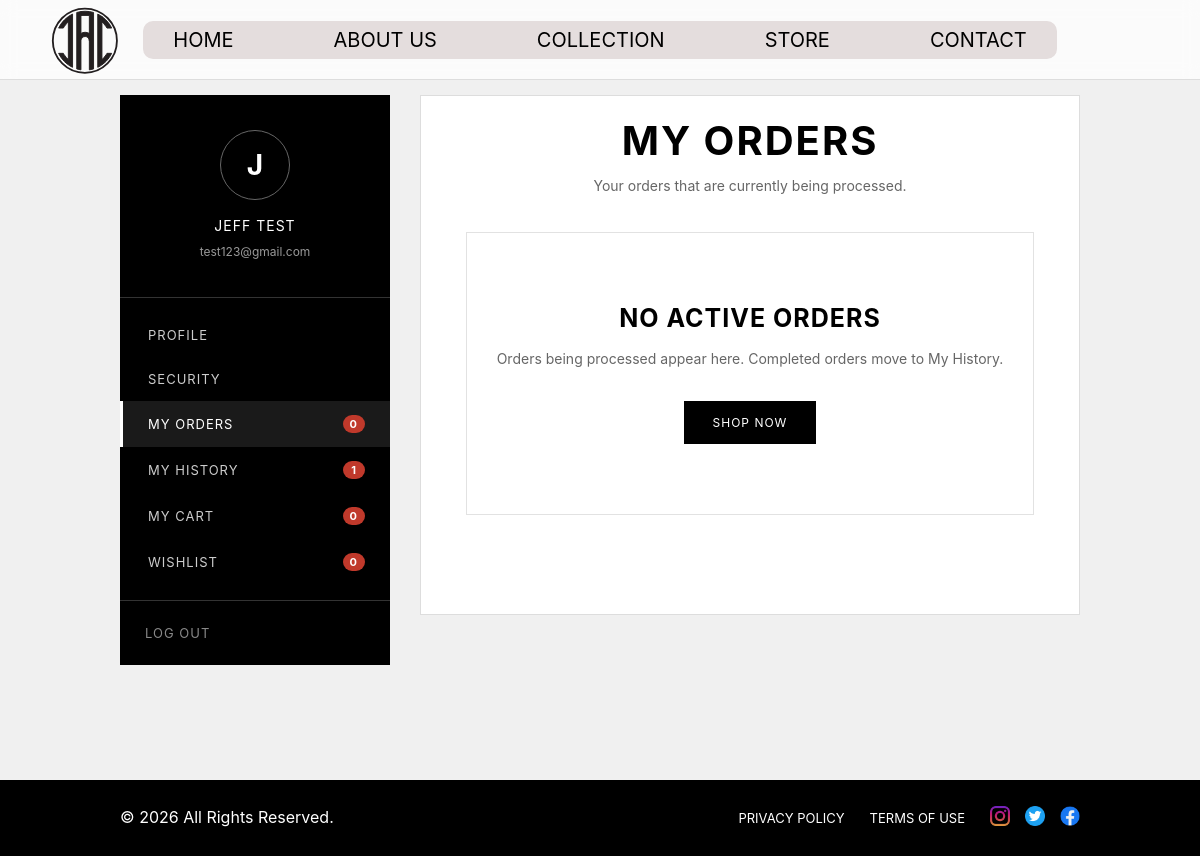
The page /user details/my order.php (signed in) on the database its author committed.
### tables this page shows
CREATE TABLE `users` (
  `id` int(11) NOT NULL AUTO_INCREMENT,
  `first_name` varchar(100) NOT NULL,
  `last_name` varchar(100) NOT NULL,
  `email` varchar(255) NOT NULL,
  `password` varchar(255) NOT NULL,
  `phone` varchar(30) DEFAULT NULL,
  `address` varchar(255) DEFAULT NULL,
  `city` varchar(100) DEFAULT NULL,
  `province` varchar(100) DEFAULT NULL,
  `postal_code` varchar(20) DEFAULT NULL,
  `role` varchar(20) NOT NULL DEFAULT 'customer',
  `created_at` timestamp NOT NULL DEFAULT current_timestamp(),
  `last_login` datetime DEFAULT NULL,
  PRIMARY KEY (`id`),
  UNIQUE KEY `email` (`email`)
);

### user details/my order.php (the view, shortened to what this page needs)
<?php
require_once "../php/db.php";
 $is_logged_in = isset($_SESSION["user_id"]);
 $user_id = $is_logged_in
    ? (int) $_SESSION["user_id"]
    : 0;
 $user = null;
 $counts = ["orders" => 0, "history" => 0, "cart" => 0, "wishlist" => 0];
if ($is_logged_in) {
    $stmt = $conn->prepare("SELECT first_name, last_name, email FROM users WHERE id = ? LIMIT 1");
    $stmt->bind_param("i", $user_id);
    $stmt->execute();
    $user = $stmt->get_result()->fetch_assoc();
    function count_rows($conn, $sql, $uid) {
        $s = $conn->prepare($sql);
        $s->bind_param("i", $uid);
        $s->execute();
        $r = $s->get_result()->fetch_assoc();
        return (int) $r["c"];
    }
    $counts["orders"]   = count_rows($conn, "SELECT COUNT(*) AS c FROM orders WHERE user_id = ? AND status NOT IN ('Cancelled', 'Delivered', 'Completed')", $user_id);
    $counts["history"]  = count_rows($conn, "SELECT COUNT(*) AS c FROM orders WHERE user_id = ? AND status IN ('Cancelled', 'Delivered', 'Completed')", $user_id);
    $counts["cart"]     = count_rows($conn, "SELECT COUNT(*) AS c FROM cart_items INNER JOIN cart ON cart_items.cart_id = cart.id WHERE cart.user_id = ?", $user_id);
    $counts["wishlist"] = count_rows($conn, "SELECT COUNT(*) AS c FROM wishlist WHERE user_id = ?", $user_id);
}
 $view = (isset($_GET["view"]) && $_GET["view"] === "history") ? "history" : "orders";
 $orders = [];
if ($is_logged_in) {
    $stmt = $conn->prepare("
        SELECT
            id,
            total_amount,
            payment_method,
            payment_reference,
            status,
            shipping_name,
            created_at
        FROM orders
        WHERE user_id = ?
        ORDER BY created_at DESC
    ");
    if ($stmt) {
        $stmt->bind_param("i", $user_id);
        if ($stmt->execute()) {
            $orders = $stmt->get_result()->fetch_all(MYSQLI_ASSOC);
        }
    }
}
function is_past_status($status) {
    $s = strtolower($status ?? "");
    return in_array($s, ["delivered", "completed", "cancelled"]);
}
 $active_orders = [];
 $past_orders = [];
foreach ($orders as $order) {
    if (is_past_status($order["status"] ?? "")) {
        $past_orders[] = $order;
    } else {
        $active_orders[] = $order;
    }
}
?>
<!DOCTYPE html>
<html lang="en">
<head>
    <link rel="stylesheet" href="../style.css">
    <link rel="stylesheet" href="../account.css">
    <link rel="stylesheet" href="../orders.css">
</head>
<body>
<header>
    <a href="../index.php">
        <img src="../Images/Final LOGO.svg" alt="JAC Logo" class="logo">
    </a>
    <nav>
        <a href="../index.php#home">HOME</a>
        <a href="../index.php#about">ABOUT US</a>
        <a href="../index.php#collections">COLLECTION</a>
        <a href="../store.php">STORE</a>
        <a href="../index.php#contact">CONTACT</a>
    </nav>
</header>
<main class="orders-page">
    <div class="account-layout">
        <aside class="account-sidebar">
            <div class="sidebar-user">
                <div class="sidebar-avatar">
                    <?php echo $is_logged_in ? strtoupper(substr($user["first_name"] ?? "J", 0, 1)) : "👤"; ?>
                </div>
                <p class="sidebar-name">
                    <?php echo $is_logged_in
                        ? strtoupper(htmlspecialchars(($user["first_name"] ?? "") . " " . ($user["last_name"] ?? "")))
                        : "GUEST"; ?>
                </p>
                <p class="sidebar-email">
                    <?php echo $is_logged_in ? htmlspecialchars($user["email"] ?? "") : "Not logged in"; ?>
                </p>
            </div>
            <nav class="sidebar-nav">
                <a href="my%20account.php?tab=profile">PROFILE</a>
                <a href="my%20account.php?tab=security">SECURITY</a>
                <a href="my%20order.php" class="<?php echo ($is_logged_in && $view === "orders") ? "active" : ""; ?>">
                    MY ORDERS <?php if ($is_logged_in): ?><span class="sidebar-count"><?php echo $counts["orders"]; ?></span><?php endif; ?>
                </a>
                <a href="my%20order.php?view=history" class="<?php echo ($is_logged_in && $view === "history") ? "active" : ""; ?>">
                    MY HISTORY <?php if ($is_logged_in): ?><span class="sidebar-count"><?php echo $counts["history"]; ?></span><?php endif; ?>
                </a>
                <a href="my%20cart.php">
                    MY CART <?php if ($is_logged_in): ?><span class="sidebar-count"><?php echo $counts["cart"]; ?></span><?php endif; ?>
                </a>
                <a href="wishlist.php">
                    WISHLIST <?php if ($is_logged_in): ?><span class="sidebar-count"><?php echo $counts["wishlist"]; ?></span><?php endif; ?>
                </a>
            </nav>
            <div class="sidebar-logout">
                <?php if ($is_logged_in): ?>
                    <a href="../logout.php">LOG OUT</a>
                <?php else: ?>
                    <a href="../login.php">LOG IN</a>
                <?php endif; ?>
            </div>
        </aside>
        <div class="account-content">
        <section class="orders-section">
            <div class="orders-heading">
                <h1><?= $view === "history" ? "MY HISTORY" : "MY ORDERS"; ?></h1>
                <p>
                    <?= $view === "history"
                        ? "Your completed and cancelled orders. Buy again or remove them from your history."
                        : "Your orders that are currently being processed."; ?>
                </p>
            </div>
            <?php if (!$is_logged_in) { ?>
                <div class="logged-out-card">
                    <div class="logged-out-avatar">👤</div>
                    <h2>NOT LOGGED IN</h2>
                    <p>
                        Please log in to view your orders.
                        Don't have an account yet? Create one for free.
                    </p>
                    <div class="logged-out-actions">
                        <a href="../login.php">LOGIN</a>
                        <a href="../register.php" class="secondary">REGISTER</a>
                    </div>
                </div>
            <?php } else {
                $display_orders = ($view === "history") ? $past_orders : $active_orders;
                $empty_title = ($view === "history") ? "NO ORDER HISTORY YET" : "NO ACTIVE ORDERS";
                $empty_text = ($view === "history")
                    ? "Completed and cancelled orders will appear here."
                    : "Orders being processed appear here. Completed orders move to My History.";
                if (empty($display_orders)) { ?>
                    <div class="orders-empty">
                        <h2><?= $empty_title; ?></h2>
                        <p><?= $empty_text; ?></p>
                        <a href="../store.php" class="orders-button">SHOP NOW</a>
                    </div>
                <?php } ?>
            <?php } ?>
        </section>
        </div>
    </div>
</main>
<footer>
    <div class="footer-bottom">
        <p>© 2026 All Rights Reserved.</p>
        <div class="footer-right">
            <a href="../legal/privacy.html">PRIVACY POLICY</a>
            <a href="../legal/terms.html">TERMS OF USE</a>
            <div class="footer-social">
                <a href="#"><img src="../images/instagram.png" alt="Instagram"></a>
                <a href="#"><img src="../images/twitter.png" alt="Twitter"></a>
                <a href="#"><img src="../images/facebook.png" alt="Facebook"></a>
            </div>
        </div>
    </div>
</footer>
</body>
</html>

### style.css (style rules this page uses)
html { scroll-behavior: smooth; }
body { font-family: Bakerville, Inter; background-color: rgb(240, 240, 240); color: black; }
header { height: 80px; display: flex; justify-content: center; align-items: center; padding: 0 50px; border-bottom: 1px solid #ddd; position: sticky; top: 0; z-index: 1000; background-color: rgba(255, 255, 255, 0.75); backdrop-filter: blur(8px); }
nav { display: flex; gap: 100px; padding: 7px 30px; background-color: #e4dddd; border-radius: 10px; }
nav a { position: relative; color: black; text-decoration: none; font-size: 20px; }
nav a::after { content: ''; position: absolute; left: 0; bottom: -5px; width: 0; height: 2px; background-color: black; transition: width 0.3s ease; }
.logo { position: absolute; left: 30px; top: -50px; width: 110px; height: auto; }
section { padding: 80px 10%; }
h2 { font-size: 40px; margin-bottom: 25px; }
p { line-height: 1.6; margin-bottom: 15px; }
footer { padding: 25px 10%; background-color: black; color: white; }
.footer-bottom { display: flex; align-items: center; justify-content: space-between; }
.footer-bottom p { margin: 0; }
.footer-right { display: flex; align-items: center; gap: 25px; }
.footer-right a { color: white; text-decoration: none; font-size: 13px; }
.footer-social { display: flex; align-items: center; gap: 15px; }
.footer-social img { width: 20px; height: 20px; object-fit: contain; }
.account-page, .orders-page, .cart-page, .wishlist-page { min-height: 700px; padding: 80px 10%; background-color: rgb(240, 240, 240); }
.account-content { padding: 40px; background-color: white; border: 1px solid #ddd; }
.account-content h2 { font-size: 24px; letter-spacing: 1px; margin-bottom: 25px; }

### account.css (style rules this page uses)
.account-layout { display: flex; gap: 30px; max-width: 1100px; margin: 0 auto; align-items: stretch; }
.account-sidebar { width: 270px; flex-shrink: 0; background-color: black; color: white; display: flex; flex-direction: column; }
.sidebar-user { padding: 35px 25px; text-align: center; border-bottom: 1px solid #333; }
.sidebar-avatar { width: 70px; height: 70px; margin: 0 auto 15px; border: 1px solid #666; border-radius: 50%; display: flex; align-items: center; justify-content: center; font-size: 28px; font-weight: bold; }
.sidebar-name { font-size: 14px; letter-spacing: 1px; margin-bottom: 5px; }
.sidebar-email { font-size: 12px; color: #999; margin: 0; word-break: break-all; }
.sidebar-nav { display: flex; flex-direction: column; padding: 15px 0; background: none; border-radius: 0; gap: 0; }
.sidebar-nav a { display: flex; align-items: center; justify-content: space-between; padding: 14px 25px; color: #ccc; text-decoration: none; font-size: 13px; letter-spacing: 1px; border-left: 3px solid transparent; }
.sidebar-nav a.active { color: white; background-color: #1a1a1a; border-left-color: white; }
.sidebar-count { min-width: 22px; padding: 2px 7px; border: none; border-radius: 20px; background-color: #c0392b; color: white; font-size: 11px; text-align: center; font-weight: bold; }
.sidebar-logout { border-top: 1px solid #333; padding: 10px 0; margin-top: auto; }
.sidebar-logout a { display: block; padding: 14px 25px; color: #888; text-decoration: none; font-size: 13px; letter-spacing: 1px; }
.account-content { flex: 1; min-width: 0; display: flex; flex-direction: column; padding: 20px 40px 40px; height: 520px; overflow-y: auto; overflow-x: hidden; }
.account-content .orders-section { flex: 1; display: flex; flex-direction: column; min-height: 0; }

### user details/orders.css (style rules this page uses)
.orders-page { min-height: 700px; padding: 15px 10% 40px; background-color: rgb(240, 240, 240); }
.account-content { padding: 20px 40px 40px; }
.orders-section { max-width: 1100px; margin: 0 auto; padding: 0; flex: 1; display: flex; flex-direction: column; min-height: 0; }
.orders-heading { margin-bottom: 20px; text-align: center; }
.orders-heading h1 { margin-bottom: 10px; font-size: 40px; font-weight: bold; letter-spacing: 2px; }
.orders-heading p { color: #666; font-size: 14px; line-height: 1.6; }
.orders-empty { padding: 70px 30px; background: white; border: 1px solid #e2e2e2; text-align: center; }
.orders-empty h2 { margin-bottom: 15px; font-size: 25px; font-weight: bold; }
.orders-empty p { margin-bottom: 30px; color: #666; font-size: 14px; }
.orders-button { display: inline-block; padding: 13px 28px; background: black; color: white; text-decoration: none; border: 1px solid black; font-size: 12px; letter-spacing: 1px; transition: 0.2s ease; }

### rows shown on the page
users: first_name "J", first_name+last_name "JEFF TEST", email "test123@gmail.com"

### other values the page prints
$counts["orders"] "0"
$counts["history"] "1"
$counts["cart"] "0"
$counts["wishlist"] "0"
$empty_title "NO ACTIVE ORDERS"
$empty_text "Orders being processed appear here. Completed orders move to My History."
